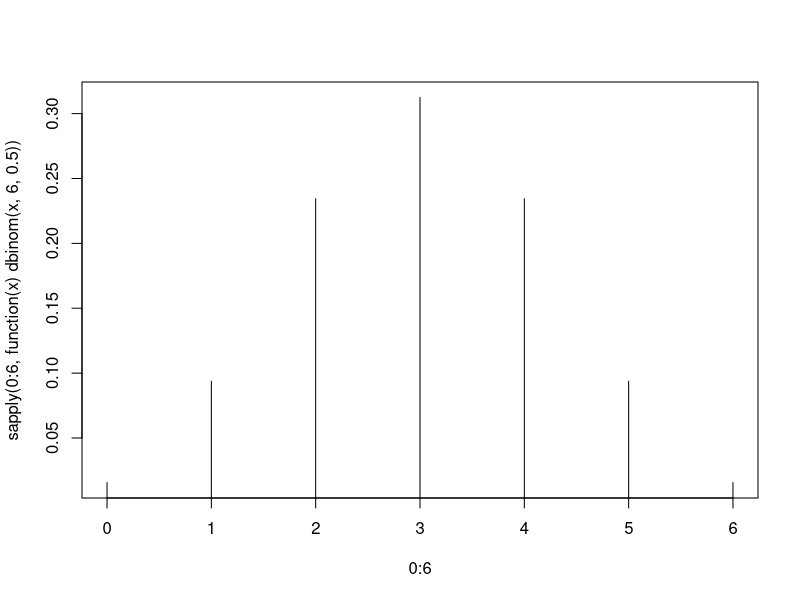
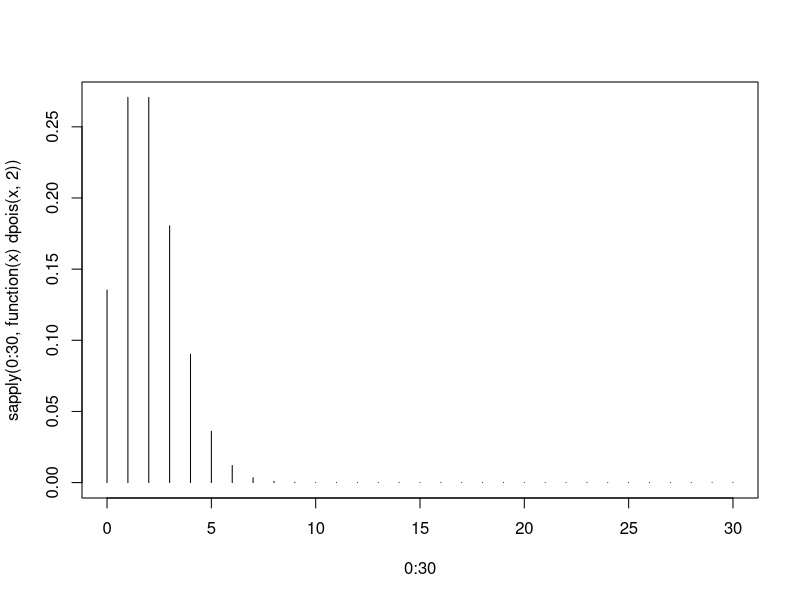

Recreate these plots in R, in order. (Note: this script raises an error after producing the figures.)
#zadanie 1
rzutMoneta5Reszek <- dbinom(5, 6, 0.5)
reszki3LubWiecej <- 1 - pbinom(2, 6, 0.5)
od2Do4Reszek <- pbinom(4, 6, 0.5) - pbinom(1, 6, 0.5)
plot(0:6, sapply(0:6, function(x) dbinom(x, 6, 0.5)), type = "h")

#zadanie2
dpois(5, 2)
1 - ppois(3, 2)
ppois(5, 2) - ppois(2, 2)
plot(0:30, sapply(0:30, function(x) dpois(x, 2)), type="h")

#zadanie3
dunif(5, 4, 12)
punif()
